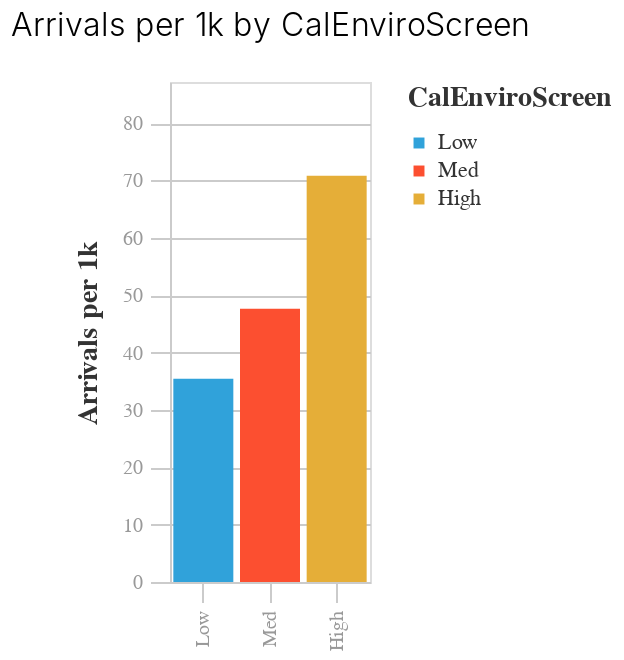

Notebook code cell kept with this figure:
### Code cell
bar = (alt.Chart((by_equity
                  .assign(
                      equity_group = by_equity.equity_group.map(LEGEND_LABELS)
                  )))
 .mark_bar()
 .encode(
     x=alt.X("equity_group:N", 
             axis=alt.Axis(title=""), 
             scale=alt.Scale(domain=LEGEND_ORDER)
            ),
     y=alt.Y("arrivals_per_1k_pj:Q",
             axis=alt.Axis(title="Arrivals per 1k"),
             scale=alt.Scale(domain=[0, Y_MAX])
            ),
     color=alt.Color("equity_group:N", title="CalEnviroScreen", 
                    scale=alt.Scale(domain=LEGEND_ORDER, 
                                    range=map_utils.FIVETHIRTYEIGHT_CATEGORY_COLORS
                                   )
                    )
 )
)

bar = (map_utils.preset_chart_config(bar)
       .properties(title="Arrivals per 1k by CalEnviroScreen", 
                  width = map_utils.chart_width*0.25)
)

display(bar)
bar.save("./img/arrivals_per_1k_equity.png")

### Figure 1 — Vega-Lite specification as saved in the notebook (floating-point values rounded to 4 significant figures)
{"$schema": "https://vega.github.io/schema/vega-lite/v4.8.1.json", "config": {"axis": {"domainColor": "#cbcbcb", "grid": true, "gridColor": "#cbcbcb", "gridWidth": 1, "labelColor": "#999", "labelFont": "Arial", "labelFontSize": 10, "labelPadding": 4, "tickColor": "#cbcbcb", "tickSize": 10, "titleColor": "#333", "titleFont": "Arial", "titleFontSize": 14, "titlePadding": 10}, "axisBand": {"grid": false}, "background": "white", "font": "Arial", "header": {"labelFont": "Arial", "titleFont": "Arial"}, "legend": {"labelColor": "#333", "labelFont": "Arial", "labelFontSize": 11, "padding": 1, "symbolSize": 30, "symbolType": "square", "titleColor": "#333", "titleFont": "Arial", "titleFontSize": 14, "titlePadding": 10}, "title": {"anchor": "middle", "font": "Arial", "fontSize": 16, "fontWeight": 300, "offset": 20}, "view": {"continuousHeight": 300, "continuousWidth": 400}}, "data": {"name": "data-5978bff722d0dd0a61586106b52f2370"}, "datasets": {"data-5978bff722d0dd0a61586106b52f2370": [{"Population": 160189, "Tract": 75, "arrivals_per_1k_pj": 84.59, "equity_group": null, "itp_id": 71, "num_arrivals": 33906, "num_jobs": 240647, "num_pop_jobs": 400836, "stop_id": 592, "stops_per_1k_pj": 1.477}, {"Population": 12671394, "Tract": 2644, "arrivals_per_1k_pj": 35.44, "equity_group": "Low", "itp_id": 2682, "num_arrivals": 598272, "num_jobs": 4211607, "num_pop_jobs": 16883001, "stop_id": 20835, "stops_per_1k_pj": 1.234}, {"Population": 13418830, "Tract": 2644, "arrivals_per_1k_pj": 47.64, "equity_group": "Med", "itp_id": 3421, "num_arrivals": 941525, "num_jobs": 6343752, "num_pop_jobs": 19762582, "stop_id": 27222, "stops_per_1k_pj": 1.377}, {"Population": 13033047, "Tract": 2644, "arrivals_per_1k_pj": 70.83, "equity_group": "High", "itp_id": 4692, "num_arrivals": 1355728, "num_jobs": 6106821, "num_pop_jobs": 19139868, "stop_id": 35243, "stops_per_1k_pj": 1.841}]}, "encoding": {"color": {"field": "equity_group", "scale": {"domain": ["Low", "Med", "High"], "range": ["#30a2da", "#fc4f30", "#e5ae38", "#6d904f", "#8b8b8b", "#b96db8", "#ff9e27", "#56cc60", "#52d2ca", "#52689e", "#545454", "#9fe4f8"]}, "title": "CalEnviroScreen", "type": "nominal"}, "x": {"axis": {"title": ""}, "field": "equity_group", "scale": {"domain": ["Low", "Med", "High"]}, "type": "nominal"}, "y": {"axis": {"title": "Arrivals per 1k"}, "field": "arrivals_per_1k_pj", "scale": {"domain": [0, 87.16]}, "type": "quantitative"}}, "height": 250, "mark": "bar", "title": "Arrivals per 1k by CalEnviroScreen", "usermeta": {"embedOptions": {"theme": "fivethirtyeight"}}, "width": 100}
